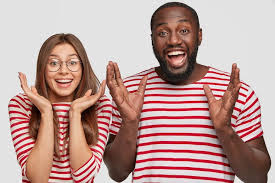
#> input picture Week5/Day4/images.jpg, 275 x 183 px, given in place of 19_010.png, which was not available
$ jupyter execute Daily_challenge_W3_D2.ipynb   (shell and % lines are left out)   (text cells are left out)
#> lines starting #> are read from the running program, lines starting #| are printed output that depends on the picture; pictures that were not available may be replaced by others from this repository, and a replacement may not be noted
[cell 1]
from google.colab import files
files.upload()
#> the answer given: images.jpg

[cell 2]
# Load an image using PIL
import matplotlib.pyplot as plt
from PIL import Image
image_path = 'Flower Color Images Dataset/flowers/flowers/19_010.png'
original_image = Image.open(image_path)
#> original_image is the input picture: PIL image 275x183 RGB; mean R, G, B 188.8, 154.9, 150.2

# Display the original image using matplotlib
plt.imshow(original_image)

[cell 3]
from scipy.ndimage import rotate
def rotate_image_30_degrees(image):
  return rotate(image, 30, reshape=False)
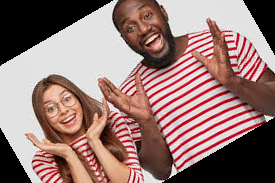
#> returned value: shape (183, 275, 3); mean of channels 0, 1, 2 151, 121.1, 117; drawn as R, G, B

rotated_image = rotate_image_30_degrees(original_image)
plt.imshow(rotated_image)

[cell 4]
#Flip an image horizontally and then vertically using mirror and flip functions from ImageOps
from PIL import ImageOps
flipped_image = ImageOps.mirror(original_image)
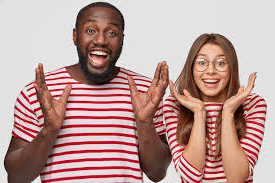
#> flipped_image: PIL image 275x183 RGB; mean R, G, B 188.8, 154.9, 150.2
plt.imshow(flipped_image)

[cell 5]
#flip an vertically
flipped_image = ImageOps.flip(original_image)
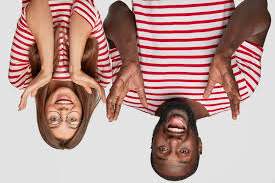
#> flipped_image: PIL image 275x183 RGB; mean R, G, B 188.8, 154.9, 150.2
plt.imshow(flipped_image)

[cell 6]
from PIL import Image
import matplotlib.pyplot as plt

# Zoom factor
scale = 1.2

# Resize (zoom)
zoomed_image = original_image.resize(
    (int(original_image.width * scale), int(original_image.height * scale)),
    Image.LANCZOS
)
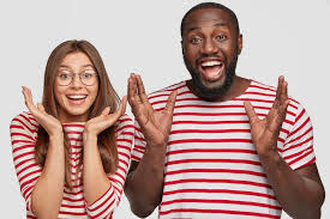
#> zoomed_image: PIL image 330x219 RGB; mean R, G, B 188.8, 155.2, 150.2

plt.imshow(zoomed_image)
plt.axis('off')
plt.show()
